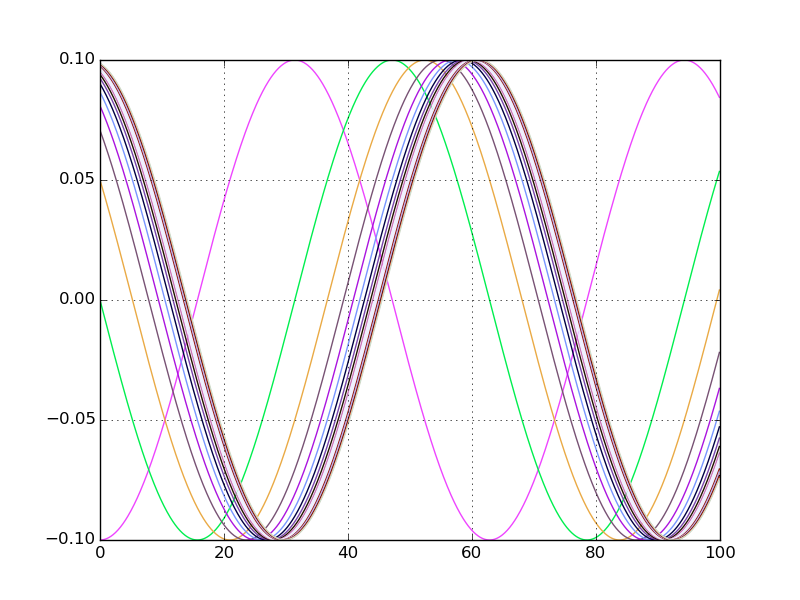

Here is the Python script that generated this plot:
__author__ = 'vladimir'

import math
import numpy as np
import matplotlib.pyplot as pl
from PIL import Image, ImageFilter

xe = np.arange(0, 100, 0.1)


def func_draw(x):
    colors = ['#eeefff', '#ee45ff', '#00ef4f', '#eaaa45', '#785274', '#ab14df', '#7896ff',
              '#000045', '#7844aa', '#221100', '#cc78bb', '#eeefff', '#eeefff', '#eeefff',
              '#951200', '#aaafff', '#eeaabb', '#12021f', '#ee4512', '#ccddcc', '#001236']
    pl.hold(True)
    pl.grid()
    for i in range(1, 20):
        y = 0.1*np.cos(x/10 + math.pi/i)
        pl.plot(x, y, colors[i])
    pl.savefig('Sinusoid')


func_draw(xe)

original = Image.open("RUYST_1.jpg")  # load an image from the hard drive
# blurred = original.filter(ImageFilter.BLUR)  # blur the image

original.show()  # display both images
# blurred.show()

